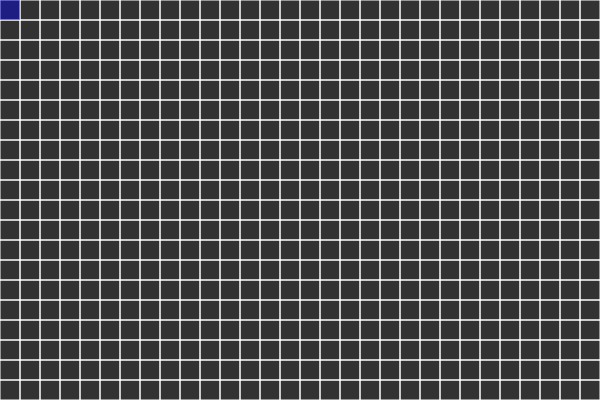
Frame 1 (no input)
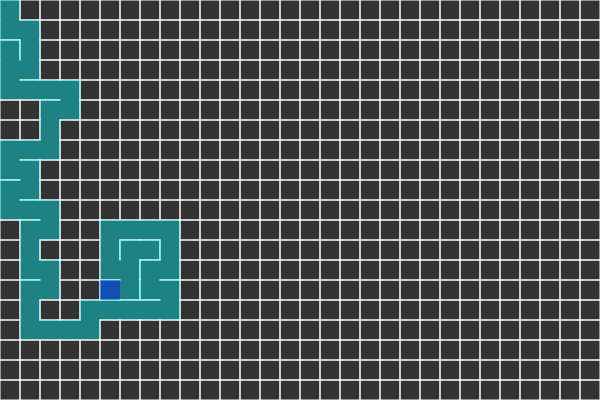
Frame 60 (no input)
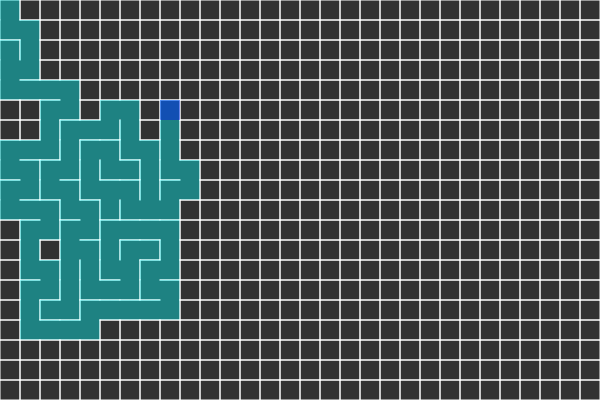
Frame 120 (the mouse pressed at the canvas centre since frame 60)

The p5.js sketch that drew these frames (run headless with seeded random() and noise() and a simulated clock; from frame 60 on, the mouse is pressed at the canvas centre):

// p5.js sketch
// ── sketch.js
var cols, rows;
var w = 20;
var grid = [];
var current;
var stack = [];

function setup() {
  createCanvas(600, 400);
  //frameRate(5);
  cols = floor(width/w);
  rows = floor(height/w);
  //canvas felosztása cellákra + a tömb feltöltése
  for(var j = 0; j < rows; j++){
    for(var i = 0; i < cols; i++){
      var cell = new Cell(i, j);
      grid.push(cell);
    }
  }
  current = grid[0]; // első elem, kiindulás
}

function draw() {
  background(50);
  for(var i = 0; i < grid.length; i++){
    grid[i].show();
  }
  current.visited = true;
    //step1
  var next= current.checkNeighbors();
  if(next){
    next.visited = true;
    current.highlight();
    //step2
    stack.push(current);
    //step3
    removeWalls(current, next);
    //step4
    current = next;
  } else if(stack.length > 0){
    var stackCell = stack.pop();
    current = stackCell;
  }
}

function index(i,j){
  //edge case-k
  if(i < 0 || j < 0 || j > rows-1 || i > cols-1){
    return -1;
  }

  return i + j * cols;
}

//cellák
function Cell(i, j){
  this.i = i;
  this.j = j;
  this.walls = [true, true, true, true]; // TOP RIGHT BOTTOM LEFT
  this.visited = false;

  this.checkNeighbors = function(){
    var neighbors = [];
    //szomszédok helye
    var top = grid[index(i, j-1)];
    var right = grid[index(i+1, j)];
    var bottom = grid[index(i, j+1)];
    var left = grid[index(i-1, j)];
    // ha nem undefined és nem volt még, berakjuk a szomszédokba
    if(top && !top.visited){
      neighbors.push(top);
    }
    if(right && !right.visited){
      neighbors.push(right);
    }
    if(bottom && !bottom.visited){
      neighbors.push(bottom);
    }
    if(left && !left.visited){
      neighbors.push(left);
    }
    //szomszéd check, random kiválasztás
    if(neighbors.length > 0){
      var rNum = floor(random(0,neighbors.length));
      return neighbors[rNum];
    } else{
      return undefined;
    }
  }
  //aktuális cella kiemelése
  this.highlight = function() {
    let x = this.i * w;
    let y = this.j * w;
    noStroke();
    fill(0, 0, 255, 100);
    rect(x, y, w, w);
  };

  //megjelenítő
  this.show = function(){
    var x = this.i * w;
    var y = this.j * w;
    stroke(255);
    //gridelés
    if(this.walls[0]){
      line(x  , y  , x+w, y); //top
    }
    if(this.walls[1]){
      line(x+w, y  , x+w, y+w); //right
    }
    if(this.walls[2]){
      line(x+w, y+w, x  , y+w); //bottom
    }
    if(this.walls[3]){
      line(x  , y+w, x  , y); //left
    }
    if(this.visited){
      fill(0,255,255,100);
      noStroke();
      rect(x,y,w,w);
    }
  }
}

function removeWalls(a,b){
  var x = a.i - b.i;
  var y = a.j - b.j;

  if(x === 1){
    a.walls[3] = false; // left
    b.walls[1] = false; // right
  } else if(x === -1){
    a.walls[1] = false; //right
    b.walls[3] = false; //left
  }

  if(y === 1){
    a.walls[0] = false; // bottom
    b.walls[2] = false; // top
  }else if(y === -1){
    a.walls[2] = false; // top
    b.walls[0] = false; // bottom
  }
}
